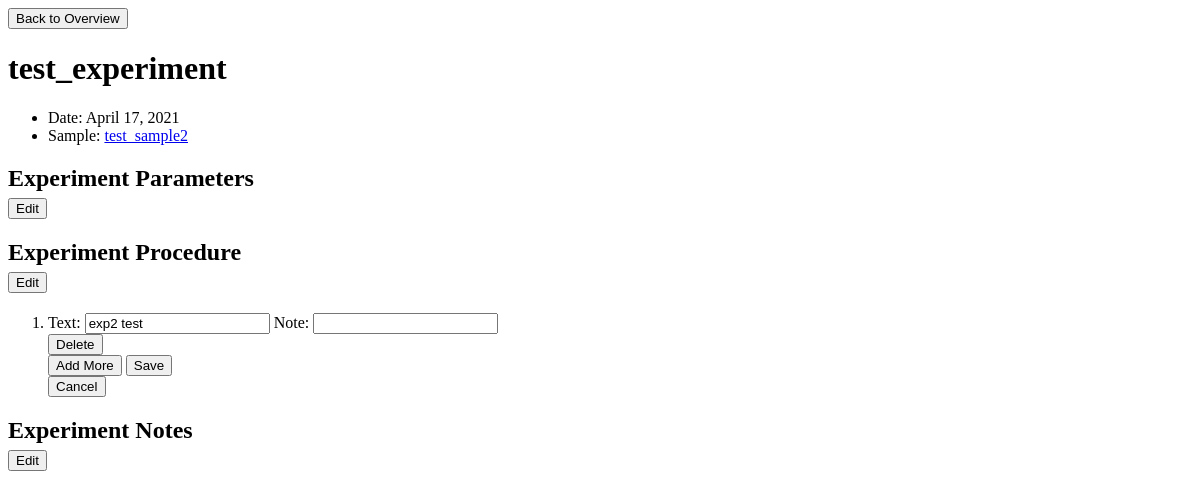
The page /polls/experiment/2/update_step on the database as committed earlier.
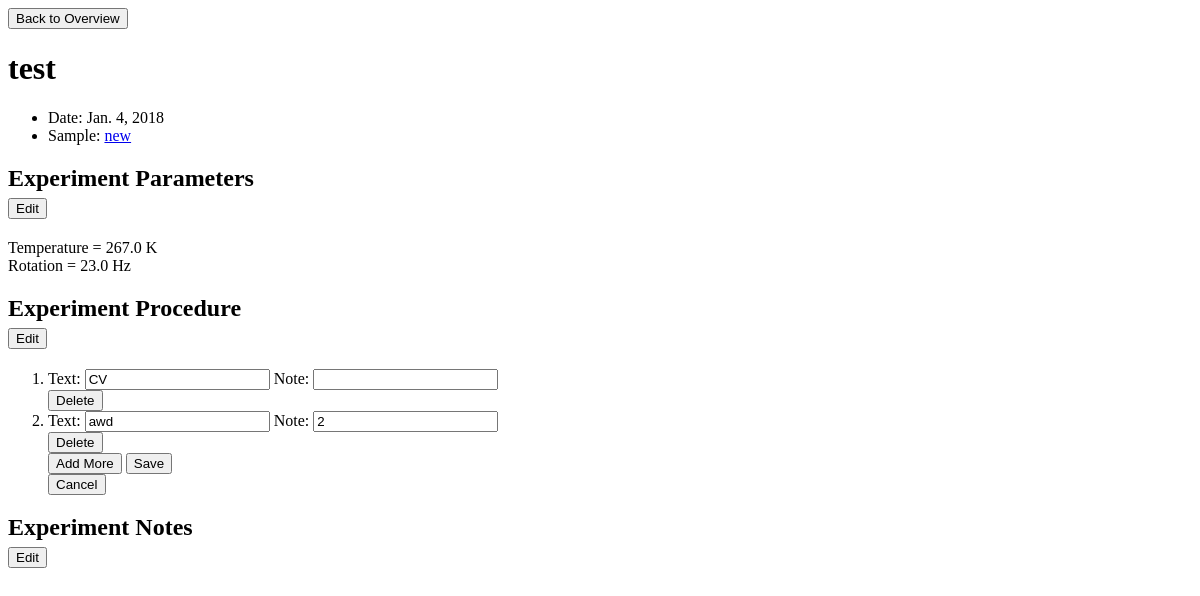
The same page on the database as committed later.
### polls/models.py (models this page shows, shortened)
class Experiment(models.Model):
    sample = models.ForeignKey(Sample, on_delete=models.PROTECT, related_name='experiments')
    name = models.CharField(max_length=200)
    date = models.DateField('Date of experiment', default=datetime.datetime.now)

class Sample(models.Model):
    name = models.CharField(max_length=200)
    def __str__(self):
        return self.name

class Parameter(models.Model):
    step = models.ForeignKey(Step, on_delete=models.CASCADE, related_name='step_parameters', blank=True, null=True)
    sample = models.ForeignKey(Sample, on_delete=models.CASCADE, related_name='sample_parameters', blank=True,
                               null=True)
    experiment = models.ForeignKey(Experiment, on_delete=models.CASCADE, related_name='experiment_parameters',
                                   blank=True, null=True)
    name = models.CharField(max_length=200)
    value = models.FloatField(default=None)
    unit = models.CharField(max_length=200)

### polls/views.py (the view, shortened to what this page needs)
class ChildUpdateView(ParameterUpdateView):
    child_model = None
    child_fields = {}
    child_formset = None
    def dispatch(self, request, *args, **kwargs):
        self.model = kwargs.get('model')
        self.child_model = kwargs.get('child_model')
        self.child_fields = kwargs.get('child_fields')
        self.child_formset = inlineformset_factory(self.model,
                                                   self.child_model,
                                                   fields=self.child_fields,
                                                   extra=0,
                                                   can_delete=False)
        return super().dispatch(request, *args, **kwargs)
    def get_context_data(self, **kwargs):
        context = super().get_context_data(**kwargs)
        step_list = [value for value in self.model.objects.filter(experiment=self.object.id).in_bulk().values()]
        child_formset_list = [self.child_formset(instance=child_instance, prefix=f'child_form{index}') for
                              index, child_instance in
                              enumerate(step_list)]
        context['child_formset_list'] = child_formset_list
        return context

### polls/templatetags/custom_templates.py (called while the page is built)
@register.filter
def return_item(l, i):
    try:
        return l[i]
    except:
        return None

### polls/views.py (called while the page is built)
    def dispatch(self, request, *args, **kwargs):
        self.template_name = kwargs.get('template_name')
        self.model = kwargs.get('model')
        self.parent_model = kwargs.get('parent_model', None)
        self.fields = kwargs.get('fields')
        self.extra = kwargs.get('extra', 0)
        self.formset_widgets = kwargs.get('formset_widgets', {})
        self.formset = inlineformset_factory(self.parent_model,
                                             self.model,
                                             fields=self.fields,
                                             extra=self.extra,
                                             can_delete=False)
        self.object = get_object_or_404(self.parent_model, id=self.kwargs['parent_id'])
        return super(ParameterUpdateView, self).dispatch(request, *args, **kwargs)

### polls/templates/polls/step-update.html (shortened to what this page needs)
{% extends 'polls/experiment-detail.html' %}
{% load custom_templates %}
{% block experiment-update-step %}
<div>
    <form method="POST">
        <div id="form_set">
            {% for form in formset %}
            <li>
                <div>
                    {{ form.text.label_tag }}
                    {{ form.text }}
                    {{ form.note.label_tag }}
                    {{ form.note }}
                    <input type="submit" class="button" value="Delete" name="'btn_delete-{{ form.instance.id }}'"/>
                </div>
            </li>
            {% endfor %}
            <input type="button" value="Add More" id="add_more">
            <input type="submit" value="Save" class="submit"/>
        </div>
    </form>
</div>
<form action="." method="get">
    <input type="submit" value="Cancel">
</form>
{% endblock %}

### polls/templates/polls/experiment-detail.html (shortened to what this page needs)
{%extends 'polls/base.html'%}
{% block content %}
<form action="{% url 'polls:index' %}">
    <input type="submit" value="Back to Overview">
</form>
<h1>
    {{ experiment.name }}
</h1>
{% block update-experiment %}
<ul>
    <li> Date: {{ experiment.date }}</li>
    <li> Sample:
        <a href="{%url 'polls:sample-detail' experiment.sample.id %}"> {{ experiment.sample }}</a>
    </li>
</ul>
<h2> Experiment Parameters
    <form action="{% url 'polls:experiment-update-parameter' parent_id %}">
        <input type="submit" value="Edit">
    </form>
</h2>
{% block experiment-update-parameter %}
{% for parameter in parent.experiment_parameters.all %}
<div class="inline">
    {{ parameter.name }} =
    {{ parameter.value }}
    {{ parameter.unit }}
</div>
{% endfor %}
{% endblock %}
<h2> Experiment Procedure
    <form action="{% url 'polls:experiment-update-step' parent_id %}" method="GET">
        <input type="submit" value="Edit">
    </form>
</h2>
<ol>
    {% block experiment-update-step %}{% endblock %}
</ol>
<h2> Experiment Notes
    {% block sample-update-note %}
    <form action="{% url 'polls:experiment-update-note' parent_id %}" method="GET">
        <input type="submit" value="Edit">
    </form>
</h2>
{% endblock %}
</body>
</html>
{% endblock %}
{% endblock %}

Rows that differ between the two databases and show on the page:
changed Experiment: name "test_experiment" → "test"; date "April 17, 2021" → "Jan. 4, 2018"; sample "test_sample2" → "new"
added Parameter: name "Temperature", value "267.0", unit "K"
added Parameter: name "Rotation", value "23.0", unit "Hz"
Other text that changed with them:
form field text: "exp2 test" → "CV"
list line gone: "Delete"
new list line: "Delete"
new list line: "Text: awd Note: 2 Delete"
